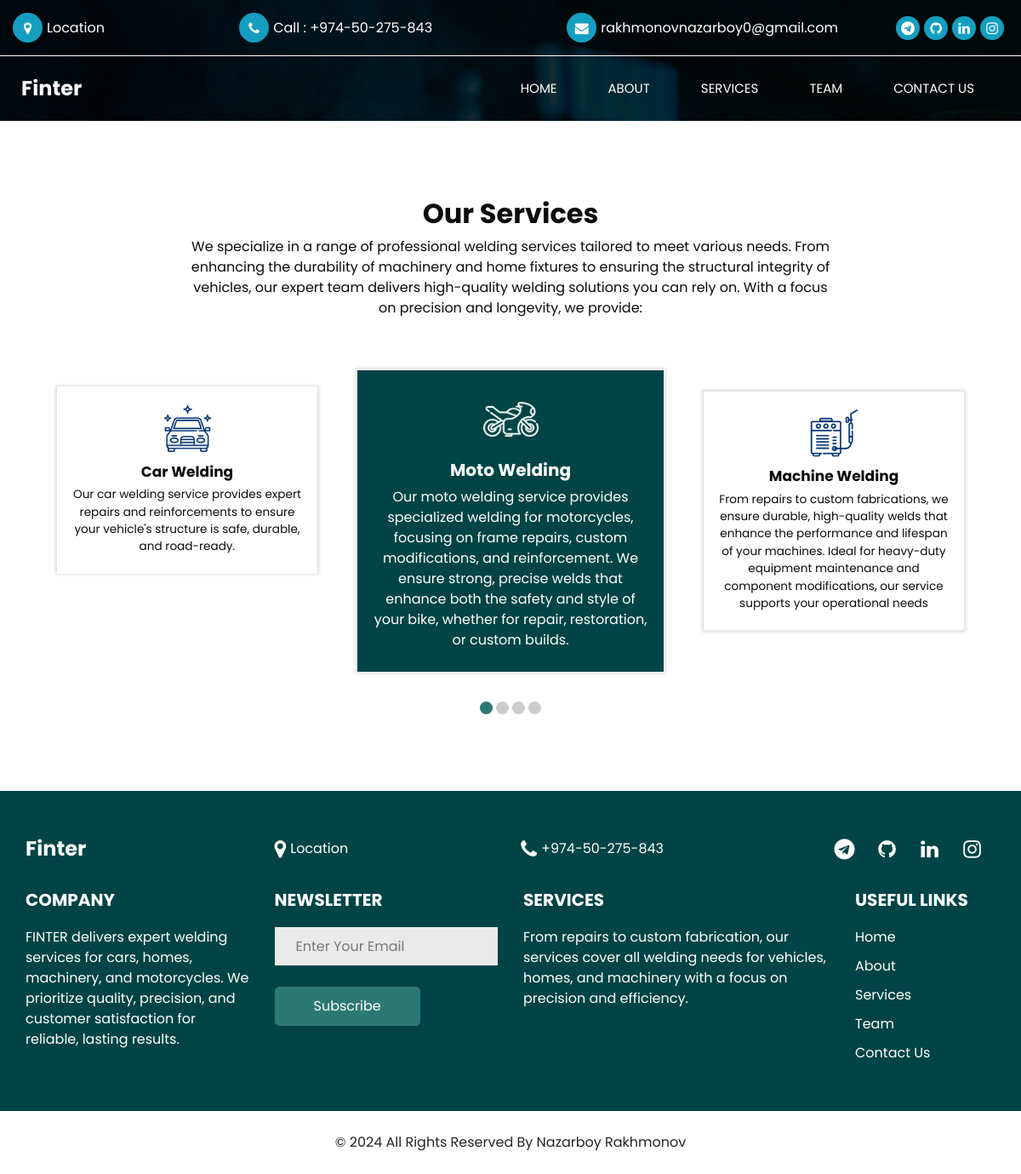
Page /services/ on the committed database.
### home/models.py (models this page shows, shortened)
class ServiceModel(models.Model):
    name = models.CharField(max_length=50)
    description = models.CharField(max_length=300)
    image = models.ImageField(upload_to='service-images', null=True, validators=[validate_image_png])
    is_available = models.BooleanField(default=False)
    created_at = models.DateTimeField(auto_now_add=True)
    updated_at = models.DateTimeField(auto_now=True)
    class Meta:
        verbose_name = 'Service'
        verbose_name_plural = 'Services'

### home/views.py (the view)
# urls.py: path('services/', ServiceView.as_view(), name='services'),
class ServiceView(TemplateView):
    template_name = 'service.html'
    def get_context_data(self, **kwargs):
        context = super().get_context_data(**kwargs)
        services = ServiceModel.objects.filter(is_available=True).order_by('-updated_at')
        context['services'] = services
        return context

### templates/service.html
{% extends 'base.html' %}
{% load static %}
{% block content %}
{% include 'service_layout.html' %}
{% endblock %}

### templates/base.html (shortened to what this page needs)
{% load static %}
<!DOCTYPE html>
<html>
<head>
  <link rel="stylesheet" type="text/css" href="{% static 'css/bootstrap.css' %}" />
  <link rel="stylesheet" type="text/css" href="https://cdnjs.cloudflare.com/ajax/libs/OwlCarousel2/2.3.4/assets/owl.carousel.min.css" />
  <link rel="stylesheet" href="https://cdnjs.cloudflare.com/ajax/libs/jquery-nice-select/1.1.0/css/nice-select.min.css" />
  <link href="{% static 'css/font-awesome.min.css' %}" rel="stylesheet" />
  <link href="{% static 'css/style.css' %}" rel="stylesheet" />
  <link href="{% static 'css/responsive.css' %}" rel="stylesheet" />
</head>
<body>
  {% if request.path == '/' %}
  <div class="hero_area">
  {% else %}
  <div class="sub_page">
  <div class="hero_area">
  {% endif %}
    <div class="hero_bg_box">
      <img src="{% static 'images/hero-bg.jpg' %}" alt="">
    </div>
{% include 'header.html' %}
  </div>
{% block content %}{% endblock %}
{% include 'footer.html' %}
</body>
</html>

### templates/header.html (shortened to what this page needs)
<header class="header_section">
      <div class="header_top">
        <div class="container-fluid header_top_container">
          <div class="contact_nav">
            <a href="https://maps.app.goo.gl/Z3FwMEadPTmS4CCz7">
              <i class="fa fa-map-marker" aria-hidden="true"></i>
              <span>
                Location
              </span>
            </a>
            <a href="tel:+974-50-275-843">
              <i class="fa fa-phone" aria-hidden="true"></i>
              <span>
                Call : +974-50-275-843
              </span>
            </a>
            <a href="mailto:rakhmonovnazarboy0@gmail.com">
              <i class="fa fa-envelope" aria-hidden="true"></i>
              <span>
                rakhmonovnazarboy0@gmail.com
              </span>
            </a>
          </div>
          <div class="social_box">
            <a href="https://t.me/I_will_build_an_empire">
              <i class="fa fa-telegram" aria-hidden="true"></i>
            </a>
            <a href="https://github.com/nazarboy2005/">
              <i class="fa fa-github" aria-hidden="true"></i>
            </a>
            <a href="https://www.linkedin.com/in/nazarboy-rakhmonov">
              <i class="fa fa-linkedin" aria-hidden="true"></i>
            </a>
            <a href="https://www.instagram.com/nazarboy_raxmonov/">
              <i class="fa fa-instagram" aria-hidden="true"></i>
            </a>
          </div>
        </div>
      </div>
      <div class="header_bottom">
        <div class="container-fluid">
          <nav class="navbar navbar-expand-lg custom_nav-container ">
            <a class="navbar-brand " href="{% url 'home:home' %}"> Finter </a>
            <div class="collapse navbar-collapse" id="navbarSupportedContent">
              <ul class="navbar-nav  ">
                <li class="nav-item active">
                  <a class="nav-link" href="{% url 'home:home' %}">Home <span class="sr-only">(current)</span></a>
                </li>
                <li class="nav-item">
                  <a class="nav-link" href="{% url 'home:about' %}"> About</a>
                </li>
                <li class="nav-item">
                  <a class="nav-link" href="{% url 'home:services' %}">Services</a>
                </li>
                <li class="nav-item">
                  <a class="nav-link" href="{% url 'home:team' %}"> Team </a>
                </li>
                <li class="nav-item">
                  <a class="nav-link" href="{% url 'home:contact' %}">Contact Us</a>
                </li>
              </ul>
            </div>
          </nav>
        </div>
      </div>
    </header>

### templates/service_layout.html
{% load static %}
<section class="service_section layout_padding">
    <div class="container">
      <div class="heading_container heading_center ">
        <h2 class="">
          Our Services
        </h2>
        <p class="col-lg-8 px-0">
          We specialize in a range of professional welding services tailored to meet various needs. From enhancing the durability of machinery and home fixtures to ensuring the structural integrity of vehicles, our expert team delivers high-quality welding solutions you can rely on. With a focus on precision and longevity, we provide:
          </p>
      </div>
      <div class="service_container">
        <div class="carousel-wrap ">
          <div class="service_owl-carousel owl-carousel">
            {% for service in services %}
            <div class="item">
              <div class="box ">
                <div class="img-box">
                  <img src="{{ service.image.url }}" alt="" />
                </div>
                <div class="detail-box">
                  <h5>
                    {{service.name}}
                  </h5>
                  <p>
                    {{service.description}}
                  </p>
                </div>
              </div>
            </div>
            {% endfor %}
          </div>
        </div>
      </div>
    </div>
  </section>

### templates/footer.html (shortened to what this page needs)
  <section class="info_section ">
    <div class="container">
      <div class="info_top">
        <div class="row">
          <div class="col-md-3 ">
            <a class="navbar-brand" href="{% url 'home:home' %}">
              Finter
            </a>
          </div>
          <div class="col-md-5 ">
            <div class="info_contact">
              <a href="https://maps.app.goo.gl/Z3FwMEadPTmS4CCz7">
                <i class="fa fa-map-marker" aria-hidden="true"></i>
                <span>
                  Location
                </span>
              </a>
              <a href="tel:+974-50-275-843">
                <i class="fa fa-phone" aria-hidden="true"></i>
                <span>
                  +974-50-275-843
                </span>
              </a>
            </div>
          </div>
          <div class="col-md-4 ">
            <div class="social_box">
              <a href="https://t.me/I_will_build_an_empire">
                <i class="fa fa-telegram" aria-hidden="true"></i>
              </a>
              <a href="https://github.com/nazarboy2005/">
                <i class="fa fa-github" aria-hidden="true"></i>
              </a>
              <a href="https://www.linkedin.com/in/nazarboy-rakhmonov">
                <i class="fa fa-linkedin" aria-hidden="true"></i>
              </a>
              <a href="https://www.instagram.com/nazarboy_raxmonov/">
                <i class="fa fa-instagram" aria-hidden="true"></i>
              </a>
            </div>
          </div>
        </div>
      </div>
      <div class="info_bottom">
        <div class="row">
          <div class="col-lg-3 col-md-6">
            <div class="info_detail">
              <h5>
                Company
              </h5>
              <p>
FINTER delivers expert welding services for cars, homes, machinery, and motorcycles. We prioritize quality, precision, and customer satisfaction for reliable, lasting results.              </p>
            </div>
          </div>
          <div class="col-lg-3 col-md-6">
            <div class="info_form">
              <h5>
                NEWSLETTER
              </h5>
              <form method="post" action="{% url 'home:subscribe' %}?next={{request.get_full_path|urlencode}}">
                <input type="text" name="subscriber_email" placeholder="Enter Your Email" />
                <button type="submit">
                  Subscribe
                </button>
              </form>
            </div>
          </div>
          <div class="col-lg-4 col-md-6">
            <div class="info_detail">
              <h5>
                Services
              </h5>
              <p>
From repairs to custom fabrication, our services cover all welding needs for vehicles, homes, and machinery with a focus on precision and efficiency.              </p>
            </div>
          </div>
          <div class="col-lg-2 col-md-6">
            <div class="">
              <h5>
                Useful links
              </h5>
              <ul class="info_menu">
                <li>
                  <a href="{% url 'home:home' %}">
                    Home
                  </a>
                </li>
                <li>
                  <a href="{% url 'home:about' %}">
                    About
                  </a>
                </li>
                <li>
                  <a href="{% url 'home:services' %}">
                    Services
                  </a>
                </li>
                <li>
                  <a href="{% url 'home:team' %}">
                    Team
                  </a>
                </li>
                <li class="mb-0">
                  <a href="{% url 'home:contact' %}">
                    Contact Us
                  </a>
                </li>
              </ul>
            </div>
          </div>
        </div>
      </div>
    </div>
  </section>
  <footer class="footer_section">
    <div class="container">
      <p>
        &copy; <span id="displayYear"></span> All Rights Reserved By
        <a href="https://www.linkedin.com/in/nazarboy-rakhmonov">Nazarboy Rakhmonov</a>
      </p>
    </div>
  </footer>

### static/css/responsive.css (style rules this page uses)
@media (min-width: 1200px) { .container { max-width: 1170px; } }

### rows in the picture
ServiceModel: image (picture), name "Moto Welding", description "Our moto welding service provides specialized welding for motorcycles, focusing on frame repairs, custom modifications, and reinforcement. We ensure strong, precise welds that enhance both the safety and style of your bike, whether for repair, restoration, or custom builds."
ServiceModel: image (picture), name "Machine Welding", description "From repairs to custom fabrications, we ensure durable, high-quality welds that enhance the performance and lifespan of your machines. Ideal for heavy-duty equipment maintenance and component modifications, our service supports your operational needs"
ServiceModel: image (picture), name "Car Welding", description "Our car welding service provides expert repairs and reinforcements to ensure your vehicle's structure is safe, durable, and road-ready."
